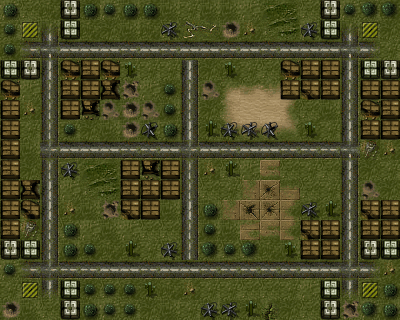

A level layout from a 2D game, rendered from its tile map. Below: a short description, then the map file with its tile-grid data intact:
An orthogonal 20x16 tile map with 20x20 px tiles, 3 tile layers (Terrain_Layer, Location_Layer, Wall_Layer), 3 tilesets.

<map version="1.0" orientation="orthogonal" renderorder="left-up" width="20" height="16" tilewidth="20" tileheight="20" nextobjectid="1">
 <tileset firstgid="1" name="Terrain" tilewidth="20" tileheight="20" tilecount="106" columns="106">
  <image source="images/ground.png" width="2120" height="20" />
 </tileset>
 <tileset firstgid="107" name="Wall" tilewidth="20" tileheight="20" tilecount="25" columns="25">
  <image source="images/walls.png" width="512" height="32" />
 </tileset>
 <tileset firstgid="132" name="Location" tilewidth="20" tileheight="20" tilecount="5" columns="5">
  <image source="images/buildings.png" width="100" height="20" />
 </tileset>
 <layer name="Terrain_Layer" width="20" height="16">
  <data encoding="csv">
6,4,3,2,2,6,1,3,1,5,1,1,6,7,8,4,5,6,5,3,
5,6,30,5,3,2,1,3,4,103,104,55,23,9,10,6,3,30,5,2,
3,24,33,26,26,26,25,26,25,26,26,25,26,25,26,26,26,33,27,5,
4,1,29,3,1,3,5,5,5,29,2,3,5,4,1,3,5,29,2,4,
1,6,28,4,3,3,54,6,2,28,53,69,64,65,12,2,5,28,3,4,
5,23,28,2,6,53,55,53,1,28,2,63,58,56,67,4,1,28,6,1,
6,5,28,5,2,1,55,1,5,29,2,68,62,62,14,3,5,29,4,1,
3,1,32,26,26,26,25,25,26,32,26,25,26,26,25,25,25,33,102,23,
6,2,28,5,7,8,4,4,3,28,23,4,6,40,4,5,4,29,2,5,
1,5,29,6,9,10,1,5,5,28,4,5,43,50,44,4,5,28,53,2,
2,4,29,23,1,54,6,5,1,29,1,43,52,51,47,3,3,28,3,4,
2,102,28,4,6,1,6,4,4,28,1,1,45,40,47,6,6,29,2,5,
6,4,28,1,3,3,3,5,4,28,5,4,4,3,1,5,1,28,6,3,
6,24,32,25,25,26,26,25,26,26,25,25,25,25,25,26,26,32,27,23,
5,4,31,1,2,4,3,2,3,23,5,5,4,4,5,6,1,31,3,2,
55,1,4,3,1,6,5,2,1,5,1,2,2,105,2,4,3,54,6,1
</data>
 </layer>
 <layer name="Location_Layer" width="20" height="16">
  <data encoding="csv">
0,0,0,0,0,0,0,0,0,0,0,0,0,0,0,0,0,0,0,0,
0,132,0,0,0,0,0,0,0,0,0,0,0,0,0,0,0,0,132,0,
0,0,0,0,0,0,0,0,0,0,0,0,0,0,0,0,0,0,0,0,
0,0,0,0,0,0,0,0,0,0,0,0,0,0,0,0,0,0,0,0,
0,0,0,0,0,0,0,0,0,0,0,0,0,0,0,0,0,0,0,0,
0,0,0,0,0,0,0,0,0,0,0,0,0,0,0,0,0,0,0,0,
0,0,0,0,0,0,0,0,0,0,0,0,0,0,0,0,0,0,0,0,
0,0,0,0,0,0,0,0,0,0,0,0,0,0,0,0,0,0,0,0,
0,0,0,0,0,0,0,0,0,0,0,0,0,0,0,0,0,0,0,0,
0,0,0,0,0,0,0,0,0,0,0,0,0,0,0,0,0,0,0,0,
0,0,0,0,0,0,0,0,0,0,0,0,0,0,0,0,0,0,0,0,
0,0,0,0,0,0,0,0,0,0,0,0,0,0,0,0,0,0,0,0,
0,0,0,0,0,0,0,0,0,0,0,0,0,0,0,0,0,0,0,0,
0,0,0,0,0,0,0,0,0,0,0,0,0,0,0,0,0,0,0,0,
0,132,0,0,0,0,0,0,0,0,0,0,0,0,0,0,0,0,132,0,
0,0,0,0,0,0,0,0,0,0,0,0,0,0,0,0,0,0,0,0
</data>
 </layer>
 <layer name="Wall_Layer" width="20" height="16">
  <data encoding="csv">
122,0,0,116,122,123,122,122,0,0,0,0,0,0,0,0,116,123,124,124,
123,0,0,115,0,0,0,0,126,0,0,0,0,0,0,127,115,0,0,0,
123,0,0,0,0,0,0,0,0,0,0,0,0,0,0,0,0,0,0,0,
115,116,0,114,108,114,120,0,0,0,0,120,0,0,114,108,107,0,115,116,
114,0,0,108,107,111,0,0,123,0,0,0,0,0,108,110,108,0,107,107,
107,0,0,107,113,0,0,0,123,0,0,0,0,0,0,0,0,0,114,108,
107,0,0,123,0,0,0,125,122,0,121,127,126,125,0,120,0,0,108,107,
108,0,0,0,0,0,0,0,0,0,0,0,0,0,0,0,0,0,0,0,
108,0,0,127,0,0,107,113,107,0,0,121,0,0,0,0,0,0,0,0,
107,111,0,0,0,0,108,108,107,0,0,0,0,0,0,0,0,0,0,0,
107,112,0,0,0,0,110,107,0,0,122,0,0,0,0,126,121,0,110,108,
108,0,0,122,0,0,0,0,0,0,123,0,0,0,0,110,108,0,108,108,
116,115,0,122,123,0,121,0,127,0,124,123,124,0,120,108,108,0,116,115,
123,0,0,0,0,0,0,0,0,0,0,0,0,0,0,0,0,0,0,0,
0,0,0,115,123,123,123,120,0,0,0,0,0,0,0,0,115,0,0,122,
0,0,0,116,122,123,123,0,0,0,127,126,121,0,0,0,116,0,124,122
</data>
 </layer>
</map>
